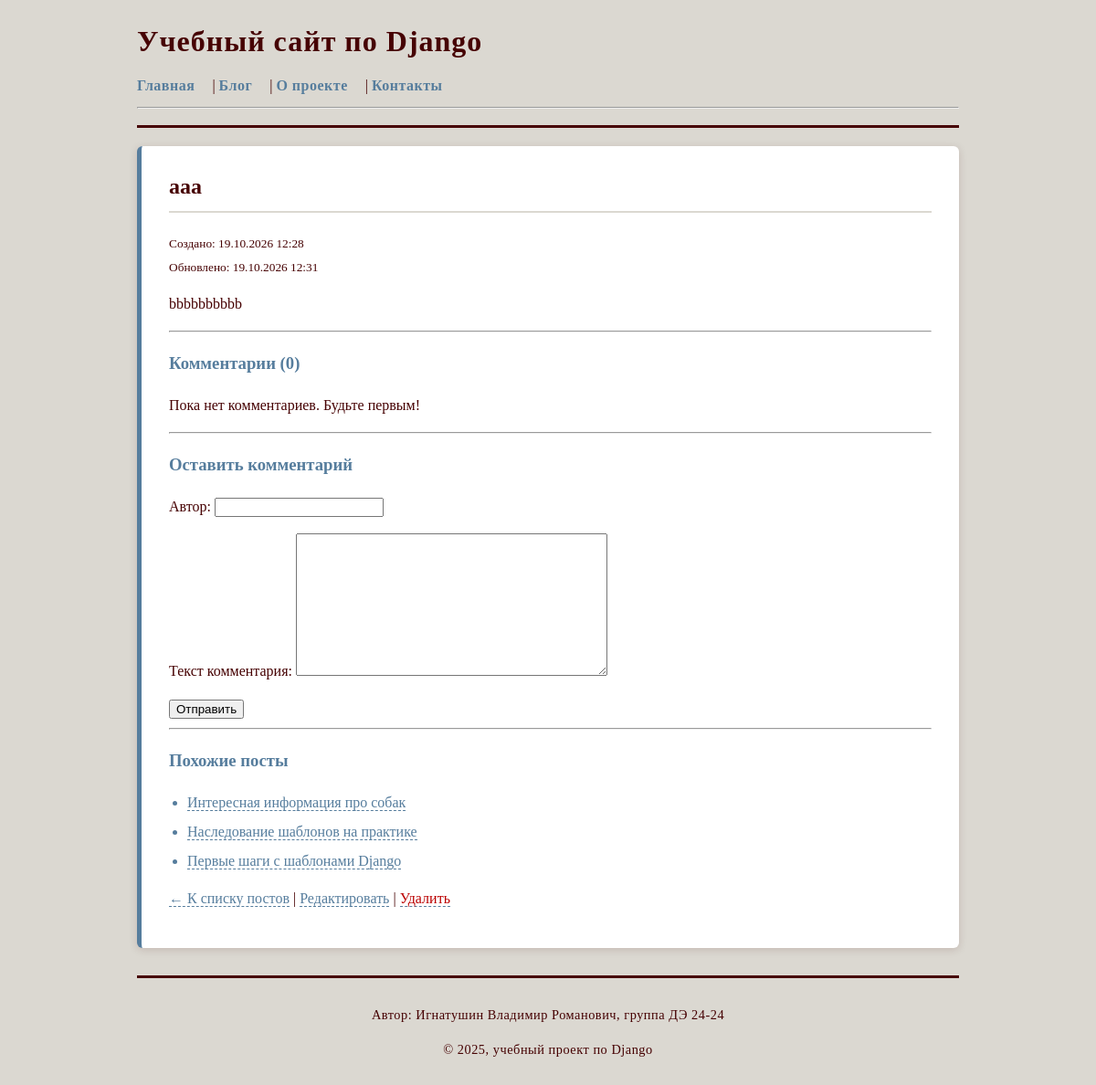
/blog/test-slug/, run on the app's committed database.
### blog/models.py (models this page shows, shortened)
class Post(models.Model):
    title = models.CharField(max_length=200)
    slug = models.SlugField(max_length=200, unique=True, blank=True)
    body = models.TextField()
    created_at = models.DateTimeField(auto_now_add=True)
    updated_at = models.DateTimeField(auto_now=True)
    is_published = models.BooleanField(default=False)
    author = models.CharField("Автор", max_length=100, default="Игнатушин В.Р.")

### blog/views.py (the view)
# urls.py: path('blog/<slug:slug>/', post_detail, name='post_detail'),
def post_detail(request, slug):
    post = get_object_or_404(Post, slug=slug, is_published=True)
    comments = post.comments.all().order_by("-created_at") # получаем комменты
    if request.method == "POST":
        form = CommentForm(request.POST)
        if form.is_valid():
            comment = form.save(commit=False) # пока не сохраняем в БД
            comment.post = post              # привязываем к текущему посту
            comment.save()                   # теперь сохраняем
            return redirect("post_detail", slug=post.slug) # перезагружаем страницу
    else:
        form = CommentForm()
    similar = Post.objects.filter(is_published=True).exclude(pk=post.pk).order_by("-created_at")[:3]
    context = {
        "post": post,
        "comments": comments,
        "form": form,
        "similar": similar,
    }
    return render(request, "blog/post_detail.html", context)

### blog/forms.py
class CommentForm(forms.ModelForm):
    class Meta:
        model = Comment
        fields = ["author", "text"]

### blog/templates/blog/post_detail.html (shortened to what this page needs)
{% extends "blog/base.html" %}
{% block content %}
    <h2>{{ post.title }}</h2>
    <p>
        <small>Создано: {{ post.created_at|date:"d.m.Y H:i" }}</small>
        {% if post.updated_at and post.updated_at != post.created_at %}
            <br><small>Обновлено: {{ post.updated_at|date:"d.m.Y H:i" }}</small>
        {% endif %}
    </p>
    <p>{{ post.body }}</p>
    <hr>
    <h3>Комментарии ({{ comments.count }})</h3>
    {% if comments %}
        <ul>
            {% for comment in comments %}
                <li>
                    <strong>{{ comment.author }}</strong>,
                    <small>{{ comment.created_at|date:"d.m.Y H:i" }}</small><br>
                    {{ comment.text }}
                </li>
            {% endfor %}
        </ul>
    {% else %}
        <p>Пока нет комментариев. Будьте первым!</p>
    {% endif %}
    <hr>
    <h3>Оставить комментарий</h3>
    <form method="post">
        {{ form.as_p }}
        <button type="submit">Отправить</button>
    </form>
    {% if similar %}
        <hr>
        <h3>Похожие посты</h3>
        <ul>
            {% for p in similar %}
                <li><a href="{% url 'post_detail' slug=p.slug %}">{{ p.title }}</a></li>
            {% endfor %}
        </ul>
    {% endif %}
    <p>
        <a href="{% url 'post_list' %}">← К списку постов</a> |
        <a href="{% url 'post_edit' slug=post.slug %}">Редактировать</a> |
        <a href="{% url 'post_delete' slug=post.slug %}" style="color: #b00;">Удалить</a>
    </p>
{% endblock %}

### static/css/styles.css (style rules this page uses)
body { font-family: Georgia, "Times New Roman", serif; max-width: 900px; margin: 0 auto; padding: 20px; background-color: #DBD8D1; color: #460203; line-height: 1.6; }
main h2 { color: #460203; margin-top: 0; border-bottom: 2px solid #DBD8D1; padding-bottom: 8px; }
main h3 { color: #567D9D; }
main a { color: #567D9D; text-decoration: none; border-bottom: 1px dashed #567D9D; }
main ul { padding-left: 20px; }
main ul li { margin-bottom: 6px; }
main ul li::marker { color: #567D9D; }

### data on the page
Post: title "ааа", created_at "19.10.2026 12:28", updated_at "19.10.2026 12:31", body "bbbbbbbbbb"
Post: title "Интересная информация про собак"
Post: title "Наследование шаблонов на практике"
Post: title "Первые шаги с шаблонами Django"

### other printed values
{{ comments.count }} "0"
